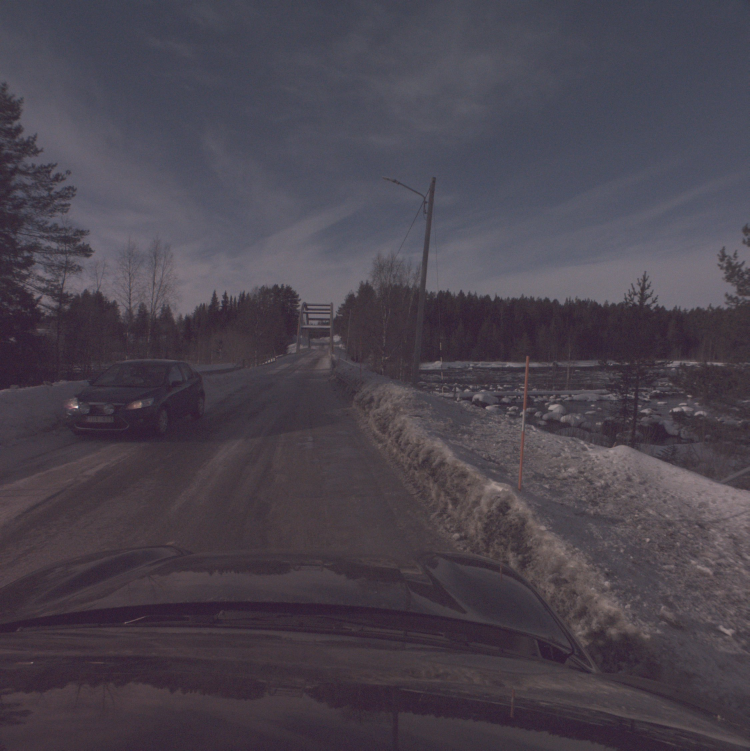
#> input picture Fuse_Camera_Lidar/Testing own data/cam_0_49101816.jpg, 2248 x 2252 px (shown at 1/3 size)
$ jupyter execute --allow-errors 'Fuse Camera Lidar own data.ipynb'
#> lines starting #> are read from the running program, lines starting #| are printed output that depends on the picture
# Import Libraries

[cell 1]
import pandas as pd
import numpy as np
import cv2
import matplotlib.pyplot as plt
import numpy as np
import math
import os
import matplotlib
from scipy.interpolate import griddata
# Disable scientific notation
np.set_printoptions(suppress=True)
import laspy
import open3d as o3d
import json
from scipy.spatial.transform import Rotation as R

#

#> (a cell that did not finish here is left out)

#> (a cell that did not finish here is left out)

[cell 4]
with open("output.laz.index.json") as f:
#> (reads Fuse_Camera_Lidar/Testing own data/output.laz.index.json from the repository)
    index_data = json.load(f)
entries = index_data["entries"]

# Extract camera timestamp from filename
image_ts = 49101816

# Find the closest LiDAR scan to that timestamp
closest_entry = min(
    entries,
    key=lambda e: abs((e["start_ts"] + e["end_ts"]) / 2 - image_ts)
)

# Read LAS file (already converted from LAZ)
#> (the rest of this cell did not finish here and is left out)

[cell 5]
image_name = "cam_0_49101816.jpg"
image_ts = int(image_name.split('_')[2].split('.jpg')[0])
#> (the rest of this cell did not finish here and is left out)

[cell 6]
import laspy
import numpy as np
import pandas as pd
import json

# Step 1: Load the index file
with open("output.laz.index.json") as f:
    index_data = json.load(f)

entries = index_data["entries"]

# Step 2: Extract timestamp from camera image name
image_name = "cam_0_49101816.jpg"
image_ts = int(image_name.split("_")[2].split(".")[0])  # Extract 49101816

# Step 3: Find closest LiDAR scan to the image timestamp
closest_entry = min(
    entries,
    key=lambda e: abs((e["start_ts"] + e["end_ts"]) / 2 - image_ts)
)

# Step 4: Read the corresponding scan from the .las file
#> (the rest of this cell did not finish here and is left out)

## Extract Matrices

#> (a cell that did not finish here is left out)

## Projection Pipeline

#> (a cell that did not finish here is left out)

[cell 9]
camera_image = cv2.imread('cam_0_49101816.jpg')
#> camera_image is the input picture: shape (2252, 2248, 3); mean B, G, R 78.2, 68, 74.6
#> (the rest of this cell did not finish here and is left out)

[cell 10]
import matplotlib.pyplot as plt
import numpy as np
from scipy.spatial.transform import Rotation as R

sensor_poses = {
    "cam_0": [-0.2848500567801104, -0.06362539090604688, -0.031160593085406987,
              0.002326408413228811, -0.009020361051359773, 0.7191082924435483, -0.6948355810185041],
    "cam_1": [0.2531755681297953, -0.05074859461390061, -0.029134358075553955,
              0.015055663316441308, -0.01783387338195476, 0.7162951698575746, -0.6974069899284111],
    "laser_0": [-0.02167014127808935, 0.019197187462634498, 0.08114620398614891,
                0.9999234510419756, 0.011293271828795937, -0.0020798363382534997, 0.004607423196635214],
    "laser_1": [-0.02900600225658079, 0.9404110366523747, 0.2669203147183163,
                1.2615640926260416e-05, -0.007217767641927124, 0.27885782390116315, 0.9603052731919266],
}

def draw_top_down(sensor_poses):
    fig, ax = plt.subplots(figsize=(8, 8))
    ax.set_aspect('equal')

    # Draw global coordinate axes
    origin = np.array([0.0, 0.0])
    ax.arrow(*origin, 1, 0, head_width=0.05, head_length=0.1, fc='red', ec='red')
    ax.text(1.1, 0.05, 'X (Forward)', color='red', fontsize=10)

    ax.arrow(*origin, 0, 1, head_width=0.05, head_length=0.1, fc='green', ec='green')
    ax.text(0.05, 1.1, 'Y (Left)', color='green', fontsize=10)

    for name, pose in sensor_poses.items():
        x, y = pose[0], pose[1]
        qw, qx, qy, qz = pose[3:]

        # Reorder for scipy
        r = R.from_quat([qx, qy, qz, qw])
        direction = r.apply([0, 0, 1])  # Z-forward in sensor frame
        dx, dy = direction[0], direction[1]

        # Plot sensor
        ax.plot(x, y, 'ko')  # black circle
        ax.arrow(x, y, dx * 0.3, dy * 0.3, head_width=0.05, head_length=0.05, fc='black', ec='black')
        ax.text(x + 0.05, y + 0.05, name, fontsize=10)

    ax.set_xlabel("X (meters)")
    ax.set_ylabel("Y (meters)")
    ax.set_title("Bird's Eye View — Sensor Layout with Global Axes")
    ax.grid(True)
    plt.show()
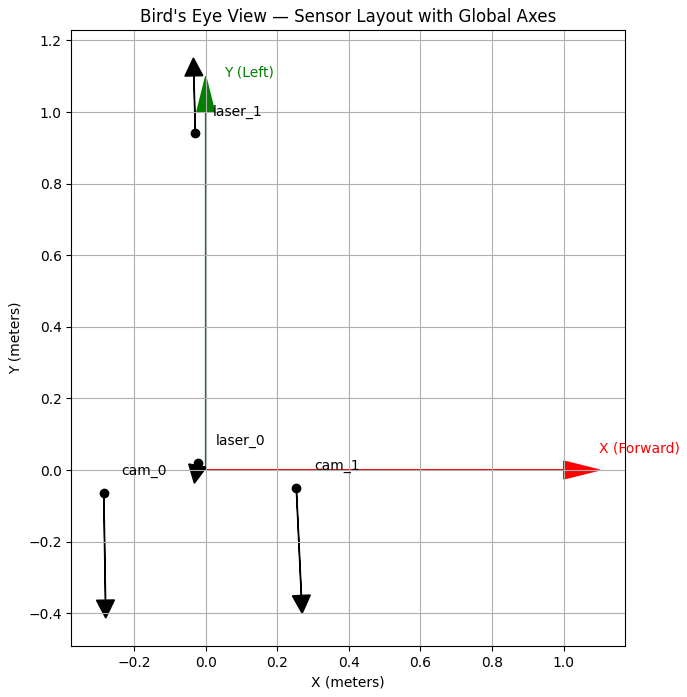
#> figure drawn by matplotlib, 1 panel

draw_top_down(sensor_poses)

[cell 11]
import open3d as o3d
import numpy as np
from scipy.spatial.transform import Rotation as R

def pose_to_matrix(x, y, z, qw, qx, qy, qz):
    quat = [qx, qy, qz, qw]  # reorder for scipy
    rot = R.from_quat(quat).as_matrix()
    T = np.eye(4)
    T[:3, :3] = rot
    T[:3, 3] = [x, y, z]
    return T

def create_label_sphere(position, color, radius=0.05):
    sphere = o3d.geometry.TriangleMesh.create_sphere(radius=radius)
    sphere.paint_uniform_color(color)
    sphere.translate(position)
    return sphere

# Sensor poses
sensor_poses = {
    "rig": [0, 0, 0, 1, 0, 0, 0],
    "cam_0": [-0.28485005, -0.06362539, -0.03116059,
              0.00232640, -0.00902036, 0.71910829, -0.69483558],
    "cam_1": [0.25317557, -0.05074859, -0.02913436,
              0.01505566, -0.01783387, 0.71629517, -0.69740699],
}

color_map = {
    "rig": [1.0, 0.0, 0.0],     # Red
    "cam_0": [0.0, 1.0, 0.0],   # Green
    "cam_1": [0.0, 0.0, 1.0],   # Blue
}

frames_and_labels = []

for name, pose in sensor_poses.items():
    T = pose_to_matrix(*pose)

    # Add frame
    frame = o3d.geometry.TriangleMesh.create_coordinate_frame(size=0.3)
    frame.transform(T)
    frames_and_labels.append(frame)

    # Add label as sphere
    label_pos = T[:3, 3] + np.array([0.05, 0.05, 0.05])  # slightly offset
    label = create_label_sphere(label_pos, color_map[name])
    frames_and_labels.append(label)

o3d.visualization.draw_geometries(frames_and_labels)
